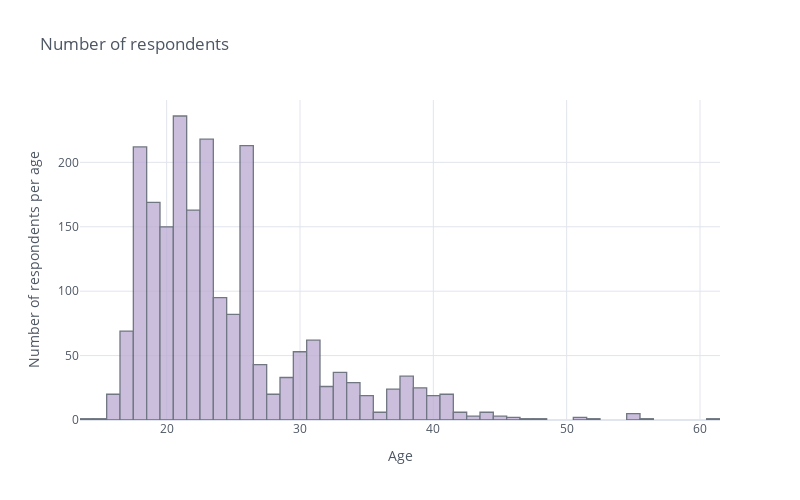

This figure's notebook cell:
### Markdown cell above
The age distribution of survey respondents is shown in the figure below. 75% of respondents are under 26 years, but some applicants are much older. The sample is missing some of ages.

### Code cell
data['Age'].iplot(kind = 'histogram', dimensions = (800,500), 
                  xTitle = 'Age', yTitle = 'Number of respondents per age',
                  title = 'Number of respondents', color = '#BEAED4')

data['Age'].describe()

### Figure 1 — Plotly figure (JSON) as saved in the notebook; plotly's stock layout.template omitted (floating-point values rounded to 4 significant figures; data arrays with more than 128 entries replaced by an {"elided": "..."} marker saying what was removed)
{"data": [{"histfunc": "count", "histnorm": "", "marker": {"color": "rgba(190, 174, 212, 1.0)", "line": {"color": "#4D5663", "width": 1.3}}, "name": "Age", "opacity": 0.8, "orientation": "v", "type": "histogram", "x": {"elided": "2111 int values"}}], "layout": {"barmode": "overlay", "height": 500, "legend": {"bgcolor": "#FFFFFF", "font": {"color": "#4D5663"}}, "paper_bgcolor": "#FFFFFF", "plot_bgcolor": "#FFFFFF", "title": {"font": {"color": "#4D5663"}, "text": "Number of respondents"}, "width": 800, "xaxis": {"autorange": true, "gridcolor": "#E1E5ED", "range": [13.5, 61.5], "showgrid": true, "tickfont": {"color": "#4D5663"}, "title": {"font": {"color": "#4D5663"}, "text": "Age"}, "type": "linear", "zerolinecolor": "#E1E5ED"}, "yaxis": {"autorange": true, "gridcolor": "#E1E5ED", "range": [0, 248.4], "showgrid": true, "tickfont": {"color": "#4D5663"}, "title": {"font": {"color": "#4D5663"}, "text": "Number of respondents per age"}, "zerolinecolor": "#E1E5ED"}}}
